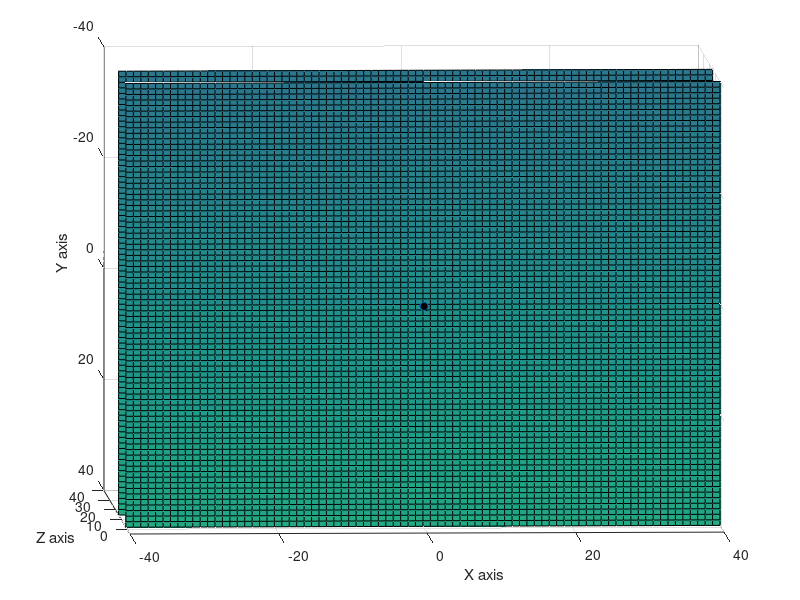

Recreate this plot in MATLAB. (Note: this script raises an error after producing the figure.)
%Code to graph light rays refracting through glass & water 

%Defining paramters
d0=2; %distance from camera optical center to glass
d1=12.7; %glass thickness in mm
d2=200; %distance from glass/water interfrace to a plane in the water [ARBITRARY]
ng=1.492; %glass refraction index
nw=1.345; %water refraction index

normal=[0;0;1]; %normal orthogonal to refractive layers 
zero = [0;0;0]; %assuming the origin is the camera optical center
%alpha_deg=acos((ray0'*normal)/norm(ray0))*180/3.141592;

%--------------------------------------------------------
% CREATE GRAPH
figure1 = figure;
axes1 = axes('Parent',figure1);
hold(axes1,'on');

lim=40; %axis limit 

zlabel({'Y axis'});
ylabel({'Z axis'});
xlabel({'X axis'});
xlim(axes1,[-lim lim]); %X axis
ylim(axes1,[-lim/8 lim]); %Z axis
zlim(axes1,[-lim lim]); %Y axis
view(axes1,[-2.49999966363044 5.57626448632205]);
grid(axes1,'on');
hold(axes1,'off');
set(axes1,'ZDir','reverse'); 
%Graphing note: Y becomes Z axis, Z becomes Y axis (to
%match diagrams)

%Graphing interface planes
x_p=-200:200; %200x200 planes
y_p=-200:200;
[X_P,Y_P]=meshgrid(x_p,y_p);
size(X_P);
hold on
surf(Y_P,d0*ones(401,401),X_P) %glass_plane
surf(Y_P,(d0+d1)*ones(401,401),X_P) %water plane
plot3(0,0,0,'o','MarkerSize',6,'MarkerFaceColor','#000000') %marking origin
quiver3(0,-50,0,0,100,0,'--ok') %graphing optical axis
%--------------------------------------------------------------

for alpha = (2*pi/180):(2*pi/180):(pi*1/3) %looping through alphas
    r= d0*tan(alpha); 
    for phi = pi/2:pi:(pi*3/2) %looping  through phis
        ray0_x=r*cos(phi);
        ray0_y=r*sin(phi);
        ray0=[ray0_x;ray0_y;d0];

        %compute ray and graph (output: refPts=[v0;pi;v1;po;v2];)
        raytrace_vec=RayTrace(ray0, normal, ng, nw, d0, d1,zero); 
        ray_pi=raytrace_vec(2,:);
        ray_po=raytrace_vec(4,:);
        ray_v2=raytrace_vec(5,:);

        p2= ray_po + d2*ray_v2/(ray_v2*normal);%Find p2
        z_scale=norm((p2-ray_po)); %Find the z scale for final water ray
       
        origins=[zero';ray_pi;ray_po]; %origins of vectors
        directions=[ray_pi;(ray_po-ray_pi);z_scale*ray_v2]; %ray length & direction

        x_origins=origins(:,1)';
        y_origins=origins(:,3)'; %switch z to y axis
        z_origins=origins(:,2)'; %switch y to z axis
        v_x=directions(:,1)';
        v_y=directions(:,3)';
        v_z=directions(:,2)';

        %Plot
        hold on
        %Trace back water rays
        p_origin=[p2(1),p2(3),p2(2)]; %end of ray in water
        b_dir=[-ray_v2(1),-ray_v2(3),-ray_v2(2)]; %direction of water ray back to origin
        w_scale=10*(d0+d1+d2); %scale for tracing back water ray
        
        quiver3(x_origins,y_origins,z_origins,v_x,v_y,v_z,0,'-*b') %plot refraction rays
        hold on
        quiver3(p_origin(1),p_origin(2),p_origin(3),w_scale*b_dir(1),w_scale*b_dir(2),w_scale*b_dir(3),0,'-*r') %plot backtraced rays
    end
end













